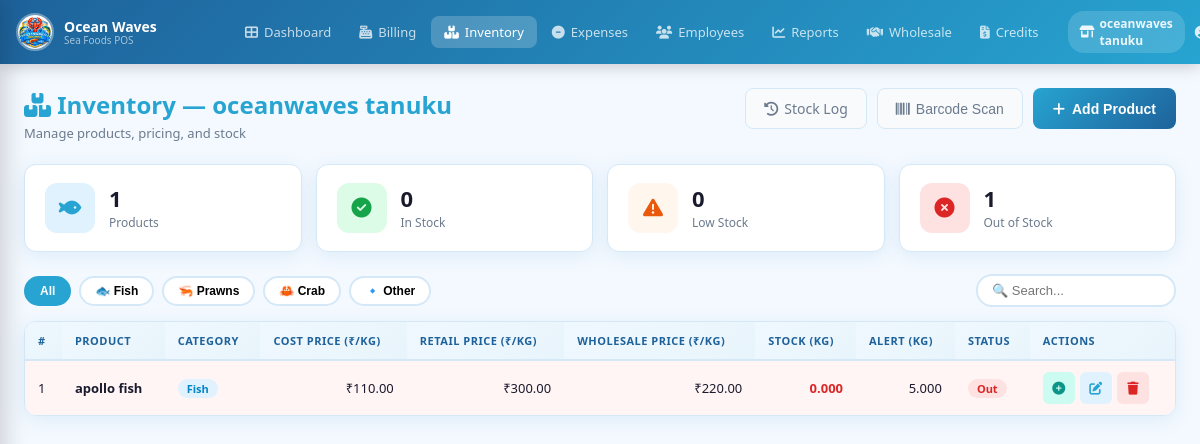
/inventory/ (signed in), run on the app's committed database.
### pos/models.py (models this page shows, shortened)
class UserProfile(models.Model):
    ROLE_CHOICES = [
        ('SUPERADMIN', 'Super Admin'),   # sees everything across all stores
        ('SUBADMIN',   'Sub-Admin'),     # restricted admin permissions
        ('OWNER',      'Store Owner'),   # full access within assigned store
        ('STAFF',      'Staff'),         # billing + inventory in assigned store
        ('AREAMANAGER','Area Manager'),   # approves wholesale bills via OTP
        ('WHOLESALE_EXEC', 'Wholesale Executive'), # manage 4-5 stores, stock + wholesale approval
    ]
    user      = models.OneToOneField(User, on_delete=models.CASCADE, related_name='profile')
    role      = models.CharField(max_length=20, choices=ROLE_CHOICES, default='STAFF')
    store     = models.ForeignKey(Store, on_delete=models.SET_NULL, null=True, blank=True,
                                  related_name='staff')
    phone          = models.CharField(max_length=20, blank=True, help_text='Contact phone number')
    approval_pin   = models.CharField(max_length=128, blank=True, help_text='Hashed 4-6 digit approval PIN for wholesale approvals')
    is_active = models.BooleanField(default=True)
    permissions = models.JSONField(default=dict, blank=True, help_text='Restricted permissions for SUBADMIN')
    expires_at  = models.DateTimeField(null=True, blank=True, help_text='For temporary roles, access expires after this date')
    @property
    def is_superadmin(self):
        return self.role == 'SUPERADMIN'
    @property
    def is_owner(self):
        return self.role in ('SUPERADMIN', 'OWNER')
    @property
    def has_expired(self):
        if self.expires_at and timezone.now() > self.expires_at:
            return True
        return False

class Store(models.Model):
    name             = models.CharField(max_length=200)
    address          = models.TextField(blank=True)
    phone            = models.CharField(max_length=20, blank=True)
    whatsapp_number  = models.CharField(max_length=20, blank=True, help_text='Store WhatsApp number for sending bills (e.g. 919876543210)')
    email            = models.EmailField(blank=True)
    gstin            = models.CharField(max_length=20, blank=True, verbose_name="GSTIN")
    is_active        = models.BooleanField(default=True)
    created_at       = models.DateTimeField(auto_now_add=True)
    class Meta:
        ordering = ['name']

class Product(models.Model):
    CATEGORY_CHOICES = [
        ('FISH',   'Fish'),
        ('PRAWNS', 'Prawns'),
        ('CRAB',   'Crab'),
        ('OTHER',  'Other'),
    ]
    store            = models.ForeignKey(Store, on_delete=models.CASCADE, related_name='products')
    name             = models.CharField(max_length=200)
    barcode          = models.CharField(max_length=100, blank=True, help_text='Barcode number')
    category         = models.CharField(max_length=20, choices=CATEGORY_CHOICES, default='FISH')
    retail_price     = models.DecimalField(max_digits=10, decimal_places=2,
                                           help_text="Selling price for RETAIL (per kg)")
    wholesale_price  = models.DecimalField(max_digits=10, decimal_places=2,
                                           help_text="Selling price for WHOLESALE (per kg)")
    cost_price       = models.DecimalField(max_digits=10, decimal_places=2,
                                           help_text="Purchase / cost price (per kg)")
    stock_quantity   = models.DecimalField(max_digits=10, decimal_places=3, default=0)
    low_stock_alert  = models.DecimalField(max_digits=10, decimal_places=3, default=5,
                                           help_text="Alert threshold in kg")
    is_active        = models.BooleanField(default=True)
    created_at       = models.DateTimeField(auto_now_add=True)
    updated_at       = models.DateTimeField(auto_now=True)
    @property
    def is_out_of_stock(self):
        return self.stock_quantity <= 0
    class Meta:
        ordering = ['category', 'name']

### pos/views.py (the view)
# urls.py: path('inventory/',                    views.inventory,       name='inventory'),
@login_required
@require_profile
def inventory(request):
    profile  = get_profile(request.user)
    store    = profile.store
    if not store:
        return redirect('dashboard')
    products = Product.objects.filter(store=store, is_active=True)
    return render(request, 'pos/inventory.html', {'products': products, 'store': store, 'profile': profile})

### pos/views.py (called while the page is built)
def get_profile(user):
    try:
        return user.profile
    except UserProfile.DoesNotExist:
        if user.is_superuser:
            return UserProfile.objects.create(user=user, role='SUPERADMIN')
        return None

def require_profile(view_fn):
    from functools import wraps
    @wraps(view_fn)
    def inner(request, *args, **kwargs):
        p = get_profile(request.user)
        if not p:
            from django.contrib.auth import logout
            logout(request)
            messages.error(request, 'Your account has no role assigned. Contact admin.')
            return redirect('login')
        if p.has_expired:
            from django.contrib.auth import logout
            request.session.flush()
            logout(request)
            messages.error(request, 'Your temporary access role has expired.')
            return redirect('login')
        return view_fn(request, *args, **kwargs)
    return inner

### pos/templates/pos/inventory.html (shortened to what this page needs)
{% extends 'pos/base.html' %}
{% load static %}
{% block content %}
<div class="pg">
  <div class="pg-header">
    <div><h1><i class="fas fa-boxes"></i> Inventory — {{ store.name }}</h1><p>Manage products, pricing, and stock</p></div>
    <div style="display:flex;gap:10px;">
      <a href="{% url 'stock_log' %}" class="btn-secondary"><i class="fas fa-history"></i> Stock Log</a>
      {% if profile.is_owner %}
      <button class="btn-secondary" onclick="openModal('barcodeModal')"><i class="fas fa-barcode"></i> Barcode Scan</button>
      <button class="btn-primary" onclick="openModal('addProdModal')"><i class="fas fa-plus"></i> Add Product</button>
      {% endif %}
    </div>
  </div>
  <div class="kpi-grid" style="grid-template-columns:repeat(4,1fr)">
    <div class="kpi blue"><div class="kpi-icon"><i class="fas fa-fish"></i></div><div class="kpi-body"><span class="kpi-val">{{ products.count }}</span><span class="kpi-lbl">Products</span></div></div>
    <div class="kpi green"><div class="kpi-icon"><i class="fas fa-check-circle"></i></div><div class="kpi-body"><span class="kpi-val" id="inStockCnt">0</span><span class="kpi-lbl">In Stock</span></div></div>
    <div class="kpi orange"><div class="kpi-icon"><i class="fas fa-exclamation-triangle"></i></div><div class="kpi-body"><span class="kpi-val" id="lowCnt">0</span><span class="kpi-lbl">Low Stock</span></div></div>
    <div class="kpi red"><div class="kpi-icon"><i class="fas fa-times-circle"></i></div><div class="kpi-body"><span class="kpi-val" id="outCnt">0</span><span class="kpi-lbl">Out of Stock</span></div></div>
  </div>
  <div class="filter-bar">
    <button class="cf active" data-filter="all" onclick="filterTbl('all',this)">All</button>
    <button class="cf" data-filter="FISH" onclick="filterTbl('FISH',this)">🐟 Fish</button>
    <button class="cf" data-filter="PRAWNS" onclick="filterTbl('PRAWNS',this)">🦐 Prawns</button>
    <button class="cf" data-filter="CRAB" onclick="filterTbl('CRAB',this)">🦀 Crab</button>
    <button class="cf" data-filter="OTHER" onclick="filterTbl('OTHER',this)">🔹 Other</button>
    <input type="text" id="tblSearch" class="tbl-search" placeholder="🔍 Search..." oninput="searchTbl()">
  </div>
  <div class="table-card">
    <div class="wm-bg"><img src="{% static 'pos/images/logo.jpg' %}" alt=""></div>
    <table class="data-table" id="prodTbl">
      <thead>
        <tr>
          <th>#</th><th>Product</th><th>Category</th>
          <th>Cost Price (₹/kg)</th>
          <th>Retail Price (₹/kg)</th>
          <th>Wholesale Price (₹/kg)</th>
          <th>Stock (kg)</th><th>Alert (kg)</th><th>Status</th><th>Actions</th>
        </tr>
      </thead>
      <tbody>
        {% for p in products %}
        <tr data-cat="{{ p.category }}"
            class="{% if p.is_out_of_stock %}row-red{% elif p.is_low_stock %}row-orange{% endif %}">
          <td>{{ forloop.counter }}</td>
          <td><strong>{{ p.name }}</strong></td>
          <td><span class="cat-badge cat-{{ p.category|lower }}">{{ p.get_category_display }}</span></td>
          <td class="tr">₹{{ p.cost_price }}</td>
          <td class="tr">₹{{ p.retail_price }}</td>
          <td class="tr">₹{{ p.wholesale_price }}</td>
          <td class="tr">
            <strong class="{% if p.is_out_of_stock %}text-red{% elif p.is_low_stock %}text-orange{% else %}text-green{% endif %}">
              {{ p.stock_quantity }}
            </strong>
          </td>
          <td class="tr">{{ p.low_stock_alert }}</td>
          <td>
            {% if p.is_out_of_stock %}<span class="pill pill-red">Out</span>
            {% elif p.is_low_stock %}<span class="pill pill-orange">Low</span>
            {% else %}<span class="pill pill-green">OK</span>{% endif %}
          </td>
          <td style="display:flex;gap:5px;">
            <button class="btn-icon-sm teal" title="Restock"
                onclick="openRestock({{ p.id }},'{{ p.name|escapejs }}',{{ p.stock_quantity }})">
              <i class="fas fa-plus-circle"></i>
            </button>
            {% if profile.is_owner %}
            <button class="btn-icon-sm blue" title="Edit"
                onclick="openEdit({{ p.id }},'{{ p.name|escapejs }}','{{ p.category }}',{{ p.cost_price }},{{ p.retail_price }},{{ p.wholesale_price }},{{ p.stock_quantity }},{{ p.low_stock_alert }})">
              <i class="fas fa-edit"></i>
            </button>
            <button class="btn-icon-sm red" title="Remove"
                onclick="confirmDel({{ p.id }},'{{ p.name|escapejs }}')">
              <i class="fas fa-trash"></i>
            </button>
            {% endif %}
          </td>
        </tr>
        {% empty %}
        <tr><td colspan="10" class="empty-state"><i class="fas fa-fish"></i><p>No products yet.</p></td></tr>
        {% endfor %}
      </tbody>
    </table>
  </div>
</div>
{% endblock %}

### pos/templates/pos/base.html (shortened to what this page needs)
{% load static %}
<!DOCTYPE html>
<html lang="en">
<head>
<link rel="stylesheet" href="{% static 'pos/css/style.css' %}">
<link rel="stylesheet" href="https://cdnjs.cloudflare.com/ajax/libs/font-awesome/6.5.0/css/all.min.css">
</head>
<body>
{% if user.is_authenticated %}
{% with profile=request.user.profile %}
<nav class="navbar">
  <div class="nav-brand">
    <img src="{% static 'pos/images/logo.jpg' %}" alt="Logo" class="nav-logo">
    <div class="nav-brand-text">
      <span class="nav-title">Ocean Waves</span>
      <span class="nav-sub">Sea Foods POS</span>
    </div>
  </div>
  <div class="nav-links">
    <a href="{% url 'dashboard' %}" class="nav-link {% if request.resolver_match.url_name == 'dashboard' %}active{% endif %}">
      <i class="fas fa-th-large"></i> Dashboard
    </a>
    {% if profile.role != 'SUPERADMIN' %}
    <a href="{% url 'billing' %}" class="nav-link {% if 'billing' in request.resolver_match.url_name %}active{% endif %}">
      <i class="fas fa-cash-register"></i> Billing
    </a>
    <a href="{% url 'inventory' %}" class="nav-link {% if 'inventory' in request.resolver_match.url_name or 'stock' in request.resolver_match.url_name %}active{% endif %}">
      <i class="fas fa-boxes"></i> Inventory
    </a>
    {% endif %}
    {% if profile.role in 'OWNER,SUPERADMIN' or profile.is_owner %}
    <a href="{% url 'expenses_page' %}" class="nav-link {% if 'expense' in request.resolver_match.url_name %}active{% endif %}">
      <i class="fas fa-minus-circle"></i> Expenses
    </a>
    <a href="{% url 'employee_list' %}" class="nav-link {% if 'employee' in request.resolver_match.url_name %}active{% endif %}">
      <i class="fas fa-users"></i> Employees
    </a>
    <a href="{% url 'reports' %}" class="nav-link {% if 'report' in request.resolver_match.url_name %}active{% endif %}">
      <i class="fas fa-chart-line"></i> Reports
    </a>
    {% endif %}
    <a href="{% url 'wholesale_customers' %}" class="nav-link {% if 'wholesale_customer' in request.resolver_match.url_name %}active{% endif %}">
      <i class="fas fa-handshake"></i> Wholesale
    </a>
    <a href="{% url 'credits_list' %}" class="nav-link {% if 'credit' in request.resolver_match.url_name %}active{% endif %}">
      <i class="fas fa-file-invoice-dollar"></i> Credits
    </a>
  </div>
  <div class="nav-right">
    {% if profile.store %}
    <div class="store-badge">
      <i class="fas fa-store-alt"></i> {{ profile.store.name }}
    </div>
    {% endif %}
    <div class="nav-user-info">
      <i class="fas fa-user-circle"></i>
    </div>
  </div>
</nav>
{% endwith %}
{% endif %}
<div class="page-wrap {% if not user.is_authenticated %}no-nav{% endif %}">
  {% block content %}{% endblock %}
</div>
</body>
</html>

### data on the page
UserProfile: store.name "oceanwaves tanuku"
Store: name "oceanwaves tanuku"
Product: name "apollo fish", category "Fish", cost_price "110.00", retail_price "300.00", wholesale_price "220.00", stock_quantity "0.000", low_stock_alert "5.000", shows "Out"

### other printed values
{{ products.count }} "1"
